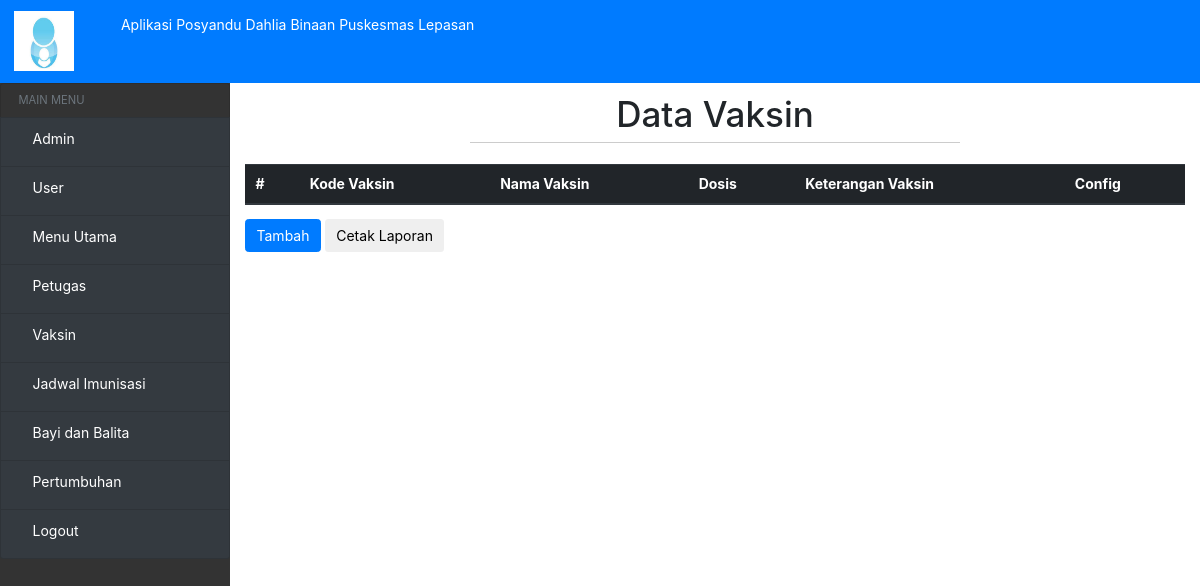
Before: /?view=vaksin with the older database file.
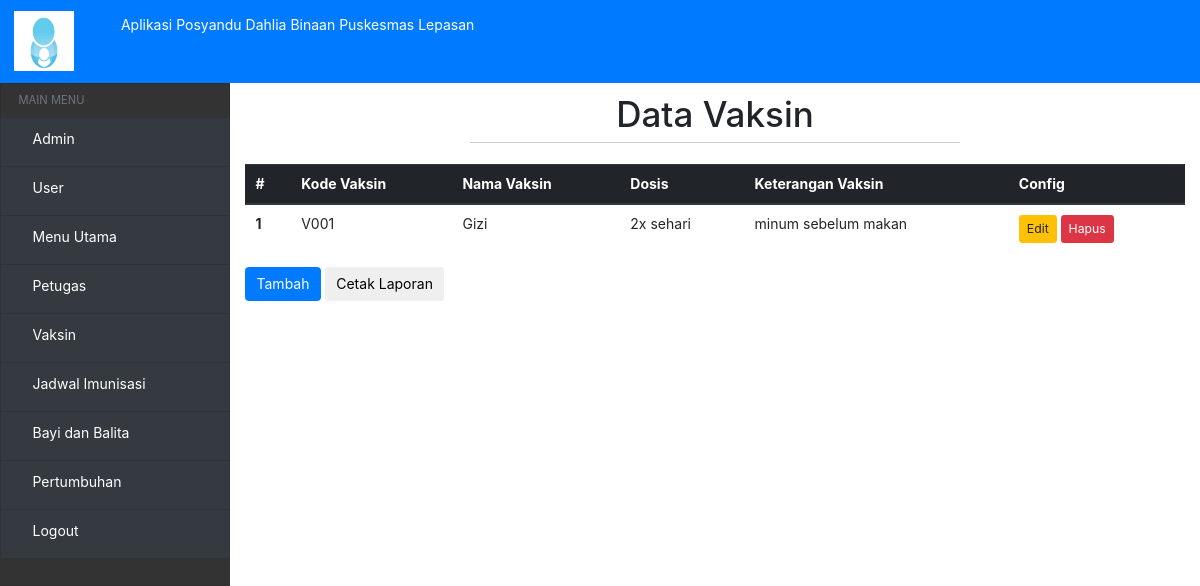
After: the same page with the newer database file.
### tables this page shows
CREATE TABLE `vaksin` (
  `Kode_vaksin` varchar(10) NOT NULL,
  `Nama_vaksin` varchar(20) NOT NULL,
  `Dosis` text NOT NULL,
  `Keterangan_vaksin` text NOT NULL
);

### models/admin.php (called while the page is built, shortened)
<?php
class Admin
{
  private $mysqli;
  function __construct($mysqli)
  {
    $this->mysqli = $mysqli;
  }
public function showVaksin(){
  $db = $this->mysqli->conn;
  $sql = "SELECT * FROM vaksin";
  $query = $db->query($sql);
  return $query;
}
}
?>

### view/vaksin/vaksin.php (the view, shortened to what this page needs)
<div class="header-hal">
    <h1>Data Vaksin</h1>
    <hr>
</div>
<div class="table-responsive">
<table class="table" id="table">
  <thead class="thead-dark">
    <tr>
      <th scope="col">#</th>
      <th scope="col">Kode Vaksin</th>
      <th scope="col">Nama Vaksin</th>
      <th scope="col">Dosis</th>
      <th scope="col">Keterangan Vaksin</th>
      <th scope="col">Config</th>
    </tr>
  </thead>
  <tbody>
      <?php
     $data = $objAdmin->showVaksin();
     $no = 1;
     while ($a = $data->fetch_object()) {
         ?>
    <tr>
      <th scope="row"><?= $no ?></th>
      <td><?= $a->Kode_vaksin; ?></td>
      <td><?= $a->Nama_vaksin; ?></td>
      <td><?= $a->Dosis; ?></td>
      <td><?= $a->Keterangan_vaksin; ?></td>
      <td>
          <a href="?view=rubah-vaksin&kode=<?=$a->Kode_vaksin; ?>" class="btn btn-sm btn-warning">Edit</a>
          <a href="?view=hapus-vaksin&kode=<?=$a->Kode_vaksin; ?>" class="btn btn-sm btn-danger">Hapus</a>
      </td>
    </tr>
    <?php
     $no++;
     }
     ?>
  </tbody>
</table>
</div>
<a href="?view=tambah-vaksin">
    <button type="button" class="btn btn-primary">Tambah</button>
</a>
<a href="#">
    <button type="button" class="btn btn-default">Cetak Laporan</button>
</a>

Changed rows visible on the page:
added vaksin: Kode_vaksin "V001", Nama_vaksin "Gizi", Dosis "2x sehari", Keterangan_vaksin "minum sebelum makan"
